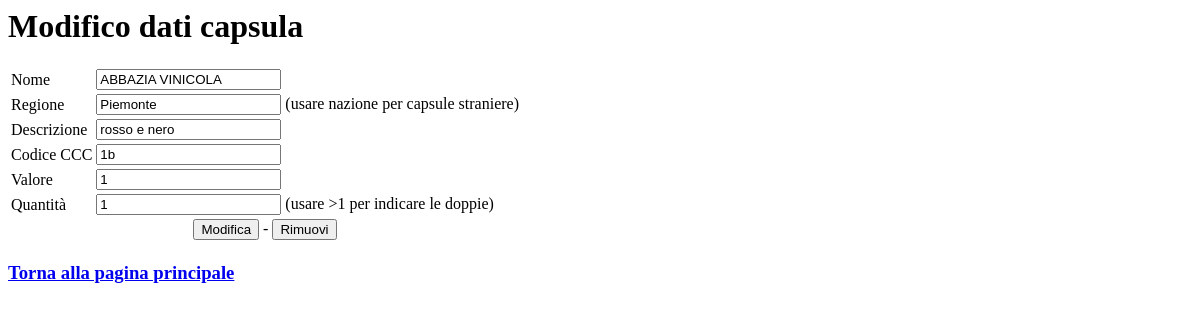
Before: /insert.php?id=9 (signed in) with the older database file.
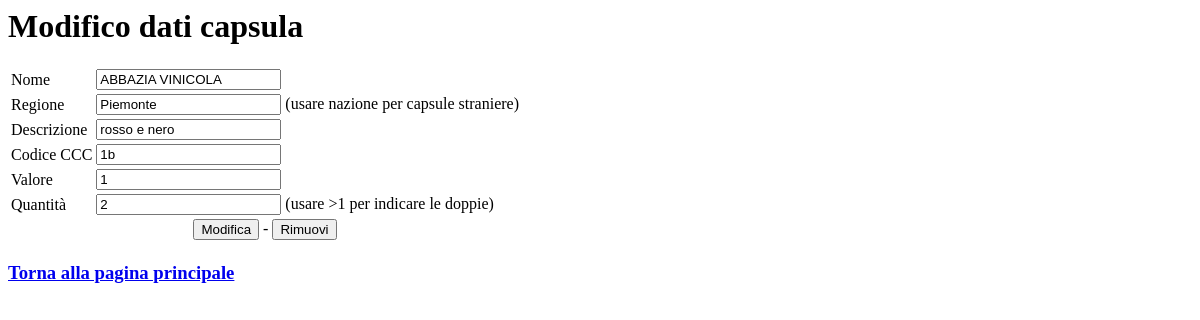
After: the same page with the newer database file.
### tables this page shows
CREATE TABLE capsule(Id INTEGER PRIMARY KEY, Nome TEXT, Descrizione TEXT, Categoria TEXT, Valore INTEGER, Foto TEXT, Quantita INTEGER, Creazione DATETIME DEFAULT CURRENT_TIMESTAMP, Modifica DATETIME DEFAULT CURRENT_TIMESTAMP, regione text);

### insert.php (the view, shortened to what this page needs)
<html>
<head>
<title>
<?php
function query_capsule($id)
{
    $db = new SQLite3('db/capsule.db');
    if (!$db) return NULL;
    $result = $db->query("select * from capsule where Id = $id");
    if (!$result) return NULL;
    $row = $result->fetchArray();
    $db->close();
    if (!$row)
        return NULL;
    return $row;
}
function insert_modify_capsule() {
       $is_update = ($_POST["id"] != "-1");
       if ($is_update)
           print "Operazione di modifica";
       else
           print "Operazione di inserimento";
       print "</title></head><body>";
       $db = new SQLite3('db/capsule.db');
       if ($db) {
           $name = SQLite3::escapeString($_POST["name"]);
           $desc = SQLite3::escapeString($_POST["desc"]);
           $cat = SQLite3::escapeString($_POST["cat"]);
           $reg = SQLite3::escapeString($_POST["reg"]);
           $q = $_POST["quant"];
           $v = $_POST["val"];
           if ($is_update) {
               $id = $_POST["id"];
               $db->exec("UPDATE capsule SET Nome='$name',Descrizione='$desc',Categoria='$cat',Valore=$v,Quantita=$q,Modifica=datetime('now'),regione='$reg' WHERE Id=$id");
               print "<h1>Record aggiornato correttamente</h1>";
           }
           else {
               $d = "imgs/" . date("ymd");
               if (!file_exists($d))
                   mkdir($d);
               $pic =  $d . "/img_" . date("His") . "_" . (rand()%1000000);
               if (stripos($_FILES['image']['name'], ".gif"))
                   $pic .= ".gif";
               else if (stripos($_FILES['image']['name'], ".png"))
                   $pic .= ".png";
               else
                   $pic .= ".jpg";
               if (!move_uploaded_file($_FILES['image']['tmp_name'], $pic)) {
                   print "<h1>Impossibile aggiungere immagine ($pic), inserimento fallito.</h1>";
               }
               else {
                   $db->exec("INSERT INTO capsule (Nome,Descrizione,Categoria,Valore,Foto,Quantita,regione) VALUES ('$name', '$desc', '$cat', $v, '$pic', $q, '$reg')");
                   print "<h1>Record aggiunto correttamente</h1>";
               }
           }
           $db->close();
       }
       else print "<h1>Impossibile accedere al DB</h1>";
       print "<p/>
           <a href=\"insert.php\">Nuovo inserimento</a> -
           <a href=\"index.php\">Pagina principale</a> -
           <a href=\"show.php\">Vista globale</a>
           </body></html>";
}
    if (array_key_exists("id", $_POST) &&
        array_key_exists("name", $_POST)) {
       insert_modify_capsule();
       return;
    }
    $id = -1;
    if (array_key_exists("id", $_GET)) {
        print "Modifica capsula";
        $id = $_GET["id"];
    }
    else
        print "Inserimento nuove capsule";
    print "</title></head><body>";
    $cap = NULL;
    if ($id != -1)
        $cap = query_capsule($id);
    if ($id == -1 || $cap == NULL) {
        print "<p/><h1>Inserisci nuova capsula</h1><p/>";
        $name = "";
        $desc = "";
        $cat = "";
        $quant = 1;
        $val = 1;
        $op = "Inserisci";
        $reg ="";
    }
    else {
        print "<p/><h1>Modifico dati capsula</h1><p/>";
        $name = $cap["Nome"];
        $reg = $cap["regione"];
        $desc = $cap["Descrizione"];
        $cat = $cap["Categoria"];
        $quant = $cap["Quantita"];
        $val = $cap["Valore"];
        $op = "Modifica";
    }
print "<form enctype=\"multipart/form-data\" method=\"post\" action=\"insert.php\"><table>";
print "
<tr><td>Nome</td><td><input name=\"name\" type=\"text\" value=\"$name\"></td></tr>
<tr><td>Regione</td><td><input name=\"reg\" type=\"text\" value=\"$reg\"> (usare nazione per capsule straniere)</td></tr>
<tr><td>Descrizione</td><td><input name=\"desc\" type=\"text\" value=\"$desc\"></td></tr>
<tr><td>Codice CCC</td><td><input name=\"cat\" type=\"text\" value=\"$cat\"></td></tr>
<tr><td>Valore</td><td><input name=\"val\" type=\"text\" value=\"$val\"></td></tr>
<tr><td>Quantit&agrave;</td><td><input name=\"quant\" type=\"text\" value=\"$quant\"> (usare &gt;1 per indicare le doppie)</td></tr>";
print "<tr><td colspan=\"2\"><center><input type=\"submit\" value=\"$op\">";
if ($id != -1)
     print " - <input type=\"button\" value=\"Rimuovi\" onclick=\"location.href='remove.php?id=$id'\">";
print "</center></td></tr>
</table>
</form>
<p/>
<h3><a href=\"index.php\">Torna alla pagina principale</a></h3>
</body>
</html>
";
?>

Changed rows visible on the page:
changed capsule "ABBAZIA VINICOLA": quant "1" → "2"
